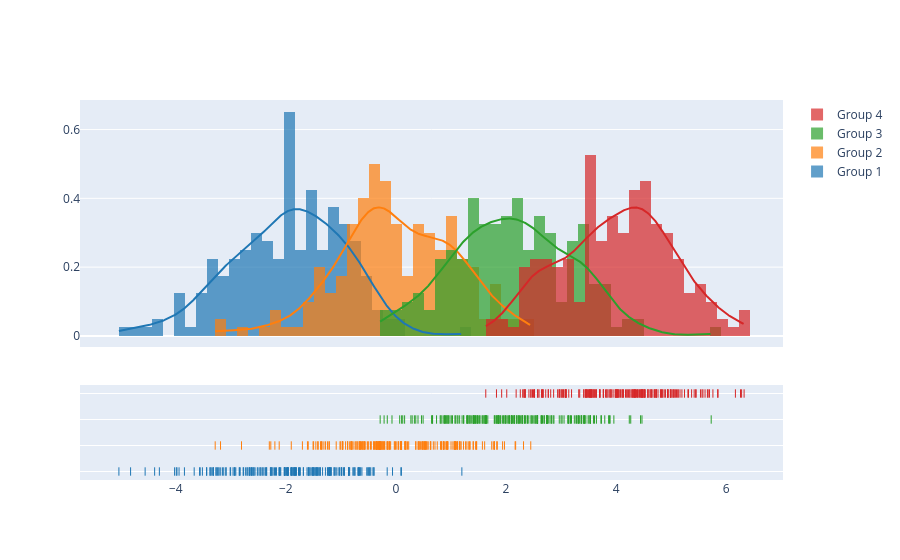

Write notebook code for a chart like this one.
### Code cell
import plotly.figure_factory as ff

# Add histogram data
x1 = np.random.randn(200) - 2
x2 = np.random.randn(200)
x3 = np.random.randn(200) + 2
x4 = np.random.randn(200) + 4

# Group data together
hist_data = [x1, x2, x3, x4]

group_labels = ['Group 1', 'Group 2', 'Group 3', 'Group 4']

# Create distplot with custom bin_size
fig = ff.create_distplot(hist_data, group_labels, bin_size=.2)
fig.show()

### Figure 1 — Plotly figure (JSON) as saved in the notebook; plotly's stock layout.template omitted (floating-point values rounded to 4 significant figures; data arrays with more than 128 entries replaced by an {"elided": "..."} marker saying what was removed)
{"data": [{"autobinx": false, "histnorm": "probability density", "legendgroup": "Group 1", "marker": {"color": "rgb(31, 119, 180)"}, "name": "Group 1", "opacity": 0.7, "type": "histogram", "x": {"elided": "200 float values"}, "xaxis": "x", "xbins": {"end": 1.198, "size": 0.2, "start": -5.033}, "yaxis": "y"}, {"autobinx": false, "histnorm": "probability density", "legendgroup": "Group 2", "marker": {"color": "rgb(255, 127, 14)"}, "name": "Group 2", "opacity": 0.7, "type": "histogram", "x": {"elided": "200 float values"}, "xaxis": "x", "xbins": {"end": 2.449, "size": 0.2, "start": -3.283}, "yaxis": "y"}, {"autobinx": false, "histnorm": "probability density", "legendgroup": "Group 3", "marker": {"color": "rgb(44, 160, 44)"}, "name": "Group 3", "opacity": 0.7, "type": "histogram", "x": {"elided": "200 float values"}, "xaxis": "x", "xbins": {"end": 5.728, "size": 0.2, "start": -0.2864}, "yaxis": "y"}, {"autobinx": false, "histnorm": "probability density", "legendgroup": "Group 4", "marker": {"color": "rgb(214, 39, 40)"}, "name": "Group 4", "opacity": 0.7, "type": "histogram", "x": {"elided": "200 float values"}, "xaxis": "x", "xbins": {"end": 6.326, "size": 0.2, "start": 1.632}, "yaxis": "y"}, {"legendgroup": "Group 1", "marker": {"color": "rgb(31, 119, 180)"}, "mode": "lines", "name": "Group 1", "showlegend": false, "type": "scatter", "x": {"elided": "500 float values"}, "xaxis": "x", "y": {"elided": "500 float values"}, "yaxis": "y"}, {"legendgroup": "Group 2", "marker": {"color": "rgb(255, 127, 14)"}, "mode": "lines", "name": "Group 2", "showlegend": false, "type": "scatter", "x": {"elided": "500 float values"}, "xaxis": "x", "y": {"elided": "500 float values"}, "yaxis": "y"}, {"legendgroup": "Group 3", "marker": {"color": "rgb(44, 160, 44)"}, "mode": "lines", "name": "Group 3", "showlegend": false, "type": "scatter", "x": {"elided": "500 float values"}, "xaxis": "x", "y": {"elided": "500 float values"}, "yaxis": "y"}, {"legendgroup": "Group 4", "marker": {"color": "rgb(214, 39, 40)"}, "mode": "lines", "name": "Group 4", "showlegend": false, "type": "scatter", "x": {"elided": "500 float values"}, "xaxis": "x", "y": {"elided": "500 float values"}, "yaxis": "y"}, {"legendgroup": "Group 1", "marker": {"color": "rgb(31, 119, 180)", "symbol": "line-ns-open"}, "mode": "markers", "name": "Group 1", "showlegend": false, "type": "scatter", "x": {"elided": "200 float values"}, "xaxis": "x", "y": {"elided": "200 str values"}, "yaxis": "y2"}, {"legendgroup": "Group 2", "marker": {"color": "rgb(255, 127, 14)", "symbol": "line-ns-open"}, "mode": "markers", "name": "Group 2", "showlegend": false, "type": "scatter", "x": {"elided": "200 float values"}, "xaxis": "x", "y": {"elided": "200 str values"}, "yaxis": "y2"}, {"legendgroup": "Group 3", "marker": {"color": "rgb(44, 160, 44)", "symbol": "line-ns-open"}, "mode": "markers", "name": "Group 3", "showlegend": false, "type": "scatter", "x": {"elided": "200 float values"}, "xaxis": "x", "y": {"elided": "200 str values"}, "yaxis": "y2"}, {"legendgroup": "Group 4", "marker": {"color": "rgb(214, 39, 40)", "symbol": "line-ns-open"}, "mode": "markers", "name": "Group 4", "showlegend": false, "type": "scatter", "x": {"elided": "200 float values"}, "xaxis": "x", "y": {"elided": "200 str values"}, "yaxis": "y2"}], "layout": {"barmode": "overlay", "hovermode": "closest", "legend": {"traceorder": "reversed"}, "xaxis": {"anchor": "y2", "domain": [0.0, 1.0], "zeroline": false}, "yaxis": {"anchor": "free", "domain": [0.35, 1], "position": 0.0}, "yaxis2": {"anchor": "x", "domain": [0, 0.25], "dtick": 1, "showticklabels": false}}}
